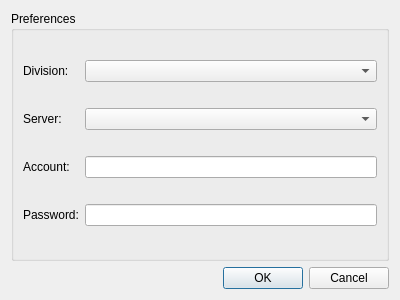
<?xml version="1.0" encoding="UTF-8"?>
<ui version="4.0">
 <class>DlgPreference</class>
 <widget class="QDialog" name="DlgPreference">
  <property name="windowModality">
   <enum>Qt::ApplicationModal</enum>
  </property>
  <property name="geometry">
   <rect>
    <x>0</x>
    <y>0</y>
    <width>400</width>
    <height>300</height>
   </rect>
  </property>
  <property name="windowTitle">
   <string>Dialog</string>
  </property>
  <property name="modal">
   <bool>true</bool>
  </property>
  <layout class="QVBoxLayout" name="verticalLayout">
   <item>
    <widget class="QGroupBox" name="groupBox">
     <property name="title">
      <string>Preferences</string>
     </property>
     <layout class="QGridLayout" name="gridLayout">
      <item row="0" column="0">
       <widget class="QLabel" name="label">
        <property name="text">
         <string>Division:</string>
        </property>
       </widget>
      </item>
      <item row="0" column="1">
       <widget class="QComboBox" name="cbx_div"/>
      </item>
      <item row="1" column="0">
       <widget class="QLabel" name="label_2">
        <property name="text">
         <string>Server:</string>
        </property>
       </widget>
      </item>
      <item row="1" column="1">
       <widget class="QComboBox" name="cbx_srv"/>
      </item>
      <item row="2" column="0">
       <widget class="QLabel" name="label_3">
        <property name="text">
         <string>Account:</string>
        </property>
       </widget>
      </item>
      <item row="2" column="1">
       <widget class="QLineEdit" name="edt_account"/>
      </item>
      <item row="3" column="0">
       <widget class="QLabel" name="label_4">
        <property name="text">
         <string>Password:</string>
        </property>
       </widget>
      </item>
      <item row="3" column="1">
       <widget class="QLineEdit" name="edt_pass"/>
      </item>
     </layout>
    </widget>
   </item>
   <item>
    <widget class="QDialogButtonBox" name="buttonBox">
     <property name="orientation">
      <enum>Qt::Horizontal</enum>
     </property>
     <property name="standardButtons">
      <set>QDialogButtonBox::Cancel|QDialogButtonBox::Ok</set>
     </property>
    </widget>
   </item>
  </layout>
 </widget>
 <resources/>
 <connections>
  <connection>
   <sender>buttonBox</sender>
   <signal>accepted()</signal>
   <receiver>DlgPreference</receiver>
   <slot>accept()</slot>
   <hints>
    <hint type="sourcelabel">
     <x>248</x>
     <y>254</y>
    </hint>
    <hint type="destinationlabel">
     <x>157</x>
     <y>274</y>
    </hint>
   </hints>
  </connection>
  <connection>
   <sender>buttonBox</sender>
   <signal>rejected()</signal>
   <receiver>DlgPreference</receiver>
   <slot>reject()</slot>
   <hints>
    <hint type="sourcelabel">
     <x>316</x>
     <y>260</y>
    </hint>
    <hint type="destinationlabel">
     <x>286</x>
     <y>274</y>
    </hint>
   </hints>
  </connection>
 </connections>
</ui>
